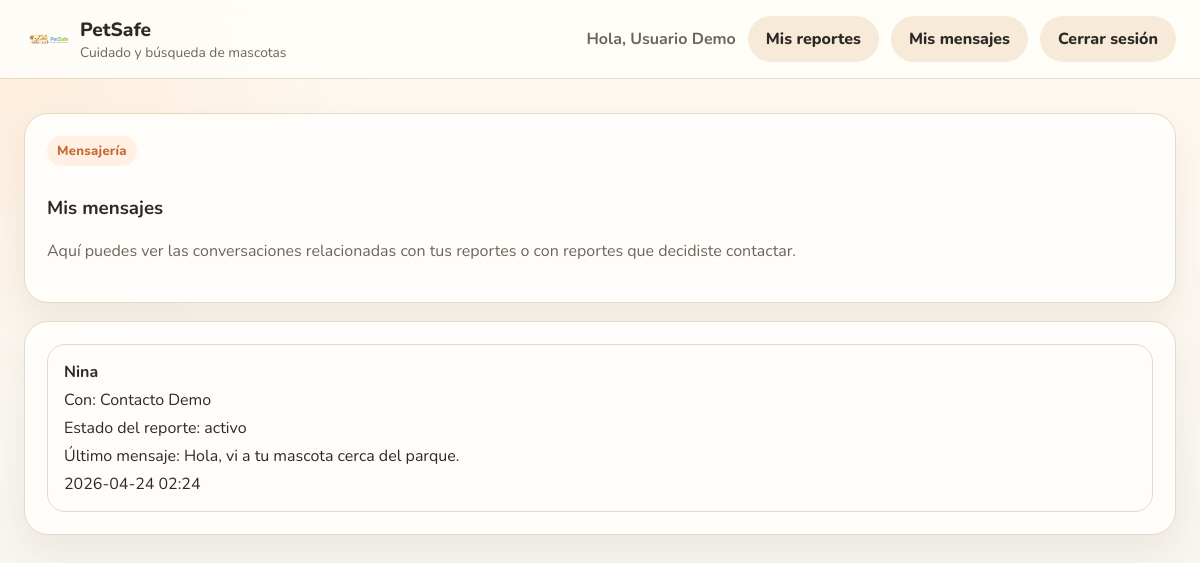
The app's page /mis-mensajes (signed in) with its own data.
### app.py (models this page shows, shortened)
class Usuario(UserMixin, db.Model):
    __tablename__ = "usuarios"
    id = db.Column(db.Integer, primary_key=True)
    nombre = db.Column(db.String(120), nullable=False)
    correo = db.Column(db.String(120), unique=True, nullable=False, index=True)
    password_hash = db.Column(db.String(255), nullable=False)
    creado_en = db.Column(db.DateTime(timezone=True), default=ahora_utc, nullable=False)
    reportes = db.relationship("Reporte", back_populates="creador", lazy=True)
    mensajes_enviados = db.relationship(
        "MensajeChat",
        foreign_keys="MensajeChat.remitente_id",
        back_populates="remitente",
        lazy=True,
    )
    mensajes_recibidos = db.relationship(
        "MensajeChat",
        foreign_keys="MensajeChat.destinatario_id",
        back_populates="destinatario",
        lazy=True,
    )
    notificaciones = db.relationship("Notificacion", back_populates="usuario", lazy=True)

class Reporte(db.Model):
    __tablename__ = "reportes"
    id = db.Column(db.Integer, primary_key=True)
    nombre_mascota = db.Column(db.String(120), nullable=False)
    edad_mascota = db.Column(db.String(50), nullable=False)
    tipo_mascota = db.Column(db.String(50), nullable=False)
    otro_tipo_mascota = db.Column(db.String(80), nullable=True)
    descripcion = db.Column(db.Text, nullable=False)
    ofrece_recompensa = db.Column(db.Boolean, default=False, nullable=False)
    foto_mascota = db.Column(db.String(255), nullable=True)
    latitud = db.Column(db.Float, nullable=False)
    longitud = db.Column(db.Float, nullable=False)
    radio_busqueda_km = db.Column(db.Float, nullable=False, default=0.1)
    radio_busqueda_metros = db.Column(db.Integer, nullable=False)
    estado = db.Column(db.String(30), default="activo", nullable=False)
    motivo_cierre = db.Column(db.String(255), nullable=True)
    creado_en = db.Column(db.DateTime(timezone=True), default=ahora_utc, nullable=False)
    actualizado_en = db.Column(db.DateTime(timezone=True), default=ahora_utc, nullable=False)
    ultima_actividad_en = db.Column(db.DateTime(timezone=True), default=ahora_utc, nullable=False)
    aviso_inactividad_en = db.Column(db.DateTime(timezone=True), nullable=True)
    fecha_limite_respuesta = db.Column(db.DateTime(timezone=True), nullable=True)
    usuario_id = db.Column(db.Integer, db.ForeignKey("usuarios.id"), nullable=False)
    creador = db.relationship("Usuario", back_populates="reportes")
    colores = db.relationship("Color", secondary=reporte_colores, lazy="joined")

class MensajeChat(db.Model):
    __tablename__ = "mensajes_chat"
    id = db.Column(db.Integer, primary_key=True)
    contenido = db.Column(db.Text, nullable=False)
    creado_en = db.Column(db.DateTime(timezone=True), default=ahora_utc, nullable=False)
    leido = db.Column(db.Boolean, default=False, nullable=False)
    reporte_id = db.Column(db.Integer, db.ForeignKey("reportes.id"), nullable=False)
    remitente_id = db.Column(db.Integer, db.ForeignKey("usuarios.id"), nullable=False)
    destinatario_id = db.Column(db.Integer, db.ForeignKey("usuarios.id"), nullable=False)
    remitente = db.relationship(
        "Usuario",
        foreign_keys=[remitente_id],
        back_populates="mensajes_enviados",
    )
    destinatario = db.relationship(
        "Usuario",
        foreign_keys=[destinatario_id],
        back_populates="mensajes_recibidos",
    )

### app.py (the view)
@app.route("/mis-mensajes")
@login_required
def mis_mensajes():
    conversaciones = obtener_resumen_conversaciones(current_user.id)
    return render_template("mis_mensajes.html", conversaciones=conversaciones)

### app.py (called while the page is built)
@login_manager.user_loader
def cargar_usuario(user_id):
    return Usuario.query.get(int(user_id))

### templates/mis_mensajes.html (shortened to what this page needs)
{% extends "base.html" %}
{% block contenido %}
<section class="contenedor-simple">
    <article class="tarjeta-panel">
        <span class="etiqueta-pantalla">Mensajería</span>
        <h1>Mis mensajes</h1>
        <p class="subtitulo-panel">
            Aquí puedes ver las conversaciones relacionadas con tus reportes o con reportes que decidiste contactar.
        </p>
    </article>
    <article class="tarjeta-panel">
        {% if conversaciones %}
            <div class="lista-conversaciones">
                {% for conversacion in conversaciones %}
                    <a class="item-conversacion" href="{{ conversacion.url }}">
                        <strong>{{ conversacion.nombre_mascota }}</strong>
                        <span>Con: {{ conversacion.otra_persona }}</span>
                        <span>Estado del reporte: {{ conversacion.estado }}</span>
                        <span>Último mensaje: {{ conversacion.ultimo_mensaje }}</span>
                        <span>{{ conversacion.fecha }}</span>
                    </a>
                {% endfor %}
            </div>
        {% else %}
            <p class="mensaje-suave">Todavía no tienes conversaciones.</p>
        {% endif %}
    </article>
</section>
{% endblock %}

### templates/base.html (shortened to what this page needs)
<!DOCTYPE html>
<html lang="es">
<head>
    <link rel="stylesheet" href="https://unpkg.com/leaflet@1.9.4/dist/leaflet.css">
    <link rel="stylesheet" href="{{ url_for('static', filename='css/styles.css') }}">
</head>
<body>
    <header class="barra-superior">
        <a class="marca" href="{{ url_for('inicio') }}">
            <img src="{{ url_for('static', filename='img/logo-petsafe.svg') }}" alt="Logo de PetSafe" class="logo">
            <div class="marca-texto">
                <span>PetSafe</span>
                <small>Cuidado y búsqueda de mascotas</small>
            </div>
        </a>
        {% if current_user.is_authenticated %}
            <nav class="navegacion">
                <span class="saludo">Hola, {{ current_user.nombre }}</span>
                <a class="boton-secundario boton-nav" href="{{ url_for('mis_reportes') }}">Mis reportes</a>
                <a class="boton-secundario boton-nav" href="{{ url_for('mis_mensajes') }}">Mis mensajes</a>
                <a class="boton-secundario boton-nav" href="{{ url_for('cerrar_sesion') }}">Cerrar sesión</a>
            </nav>
        {% endif %}
    </header>
    <main class="contenido-principal">
        <section class="contenedor-alertas">
        </section>
        {% block contenido %}{% endblock %}
    </main>
</body>
</html>

### static/css/styles.css (style rules this page uses)
:root { --fondo: #f8f5ef; --fondo-panel: #fffdf9; --fondo-suave: #fff4e8; --texto: #2d2a26; --texto-suave: #6d655d; --borde: #e7d9c8; --borde-suave: #f0e4d5; --primario: #dd7f4b; --primario-fuerte: #c76a35; --primario-claro: #fff0e3; --sombra: 0 16px 35px rgba(90, 63, 34, 0.08); }
* { box-sizing: border-box; }
body { margin: 0; font-family: "Nunito", sans-serif; background: radial-gradient(circle at top left, rgba(255, 225, 196, 0.55), transparent 28%), linear-gradient(180deg, #fff9f1 0%, var(--fondo) 100%); color: var(--texto); }
a { color: var(--primario-fuerte); }
main, button, input, select, textarea { font: inherit; }
.contenido-principal { padding-bottom: 24px; }
.barra-superior { display: flex; justify-content: space-between; align-items: center; gap: 16px; padding: 16px 24px; background: rgba(255, 253, 249, 0.92); border-bottom: 1px solid var(--borde); position: sticky; top: 0; z-index: 999; backdrop-filter: blur(12px); }
.marca { display: inline-flex; align-items: center; gap: 12px; text-decoration: none; color: var(--texto); }
.marca-texto { display: grid; }
.marca-texto span { font-weight: 800; font-size: 1.2rem; }
.marca-texto small { color: var(--texto-suave); font-size: 0.86rem; }
.logo { width: 44px; height: 44px; }
.navegacion { display: flex; flex-wrap: wrap; align-items: center; justify-content: flex-end; gap: 12px; }
.saludo { color: var(--texto-suave); font-weight: 700; }
.boton-nav { min-width: 130px; }
.contenedor-alertas { padding: 16px 24px 0; }
.tarjeta-auth, .tarjeta-panel { background: var(--fondo-panel); border: 1px solid var(--borde); border-radius: 24px; box-shadow: var(--sombra); }
.tarjeta-panel { padding: 22px; }
.etiqueta-pantalla { display: inline-block; margin-bottom: 10px; padding: 6px 10px; border-radius: 999px; background: var(--primario-claro); color: var(--primario-fuerte); font-size: 0.82rem; font-weight: 800; letter-spacing: 0.02em; }
.subtitulo-auth, .subtitulo-panel { margin-top: 0; color: var(--texto-suave); line-height: 1.55; }
.boton-principal, .boton-secundario { border: none; cursor: pointer; border-radius: 999px; padding: 12px 18px; font-weight: 800; text-decoration: none; text-align: center; transition: transform 0.15s ease, background 0.15s ease, box-shadow 0.15s ease; }
.boton-secundario { background: #f7ead9; color: var(--texto); }
.contenedor-simple { display: grid; gap: 18px; padding: 18px 24px 24px; }
.lista-conversaciones, .lista-mensajes, .lista-reportes, .lista-notificaciones { display: grid; gap: 14px; }
.item-conversacion { display: grid; gap: 6px; padding: 16px; border: 1px solid var(--borde); border-radius: 18px; background: #fffdfa; text-decoration: none; color: var(--texto); transition: transform 0.15s ease, background 0.15s ease; }

### records on screen
Usuario: nombre "Usuario Demo"
Reporte: nombre_mascota "Nina", estado "activo"
Usuario: otra_persona "Contacto Demo"
MensajeChat: ultimo_mensaje "Hola, vi a tu mascota cerca del parque."

### other values on screen
{{ conversacion.fecha }} "2026-04-24 02:24"
